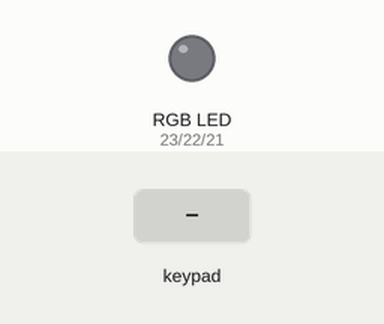
This sketch was run on a simulated ESP32. On the bench: an RGB LED mixed from three pins (HIGH = lit). Inputs (shaded band) come from the test bench. Dim RGB values are drawn brighter than linear.

Above: at 1.6 s.
1.7 s: keypad keys 1 3 1 2 1 4 2 7 pressed 0.4 s apart
At 2.1 s:
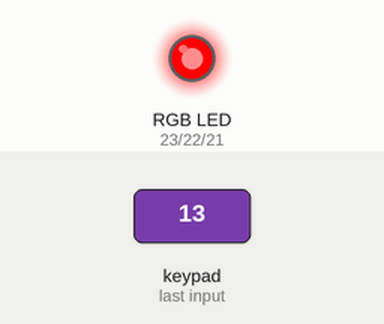
6.4 s: key '1' pressed
At 7.9 s:
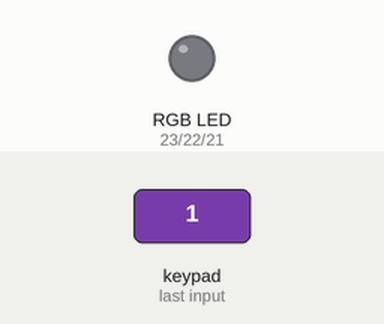
8.4 s: key '2' pressed
At 8.8 s:
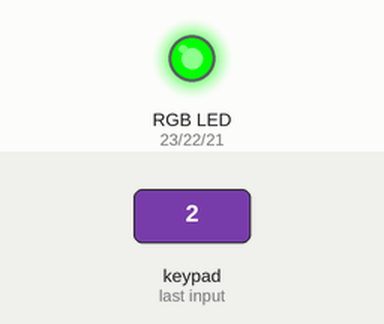
10.4 s: keypad keys 1 3 1 2 1 4 2 7 # pressed 0.4 s apart
At 11.3 s:
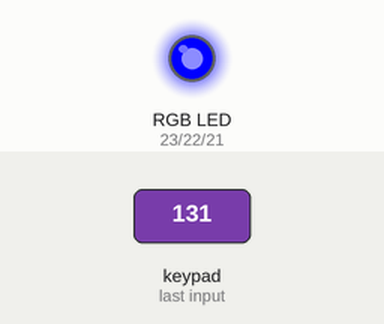
15.5 s: key 'A' pressed
At 15.9 s:
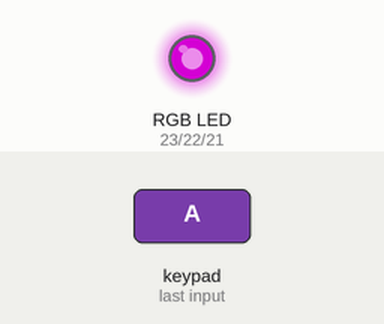
17.5 s: keypad keys 1 3 1 2 1 4 2 7 D pressed 0.4 s apart
At 20.5 s:
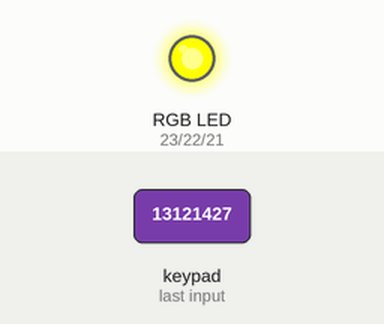
Timing chart, 0 to 23.7 s (numbered marks = the images above; inputs shaded):
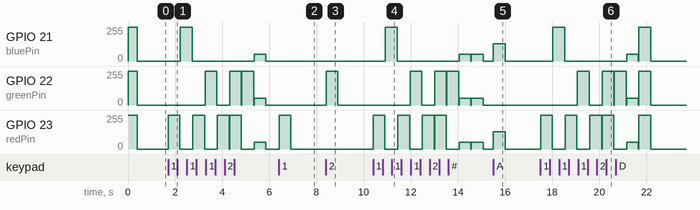

The sketch:

code.ino
```cpp
#include <Keypad.h>

const int redPin = 23;
const int greenPin = 22;
const int bluePin = 21;

const byte ROWS = 4;
const byte COLS = 4;

char keys[ROWS][COLS] = {
  {'1','2','3','A'},
  {'4','5','6','B'},
  {'7','8','9','C'},
  {'*','0','#','D'}
};

byte rowPins[ROWS] = {13, 12, 14, 27};
byte colPins[COLS] = {26, 25, 33, 32};

Keypad keypad = Keypad(makeKeymap(keys), rowPins, colPins, ROWS, COLS);

void setup() {
  Serial.begin(115200);

  pinMode(redPin, OUTPUT);
  pinMode(greenPin, OUTPUT);
  pinMode(bluePin, OUTPUT);

  setRGBColor(255, 255, 255);
  delay(400);
  setRGBColor(0, 0, 0);
}

void loop() {
  char key = keypad.getKey();

  if (key) {
    changeColorForKey(key);
  }
}

void setRGBColor(int red, int green, int blue) {
  analogWrite(redPin, red);
  analogWrite(greenPin, green);
  analogWrite(bluePin, blue);
}

void changeColorForKey(char key) {
  switch (key) {
    case '1':
      setRGBColor(255, 0, 0);
      break;
    case '2':
      setRGBColor(0, 255, 0);
      break;
    case '3':
      setRGBColor(0, 0, 255);
      break;
    case '4':
      setRGBColor(255, 255, 0);
      break;
    case 'A':
      setRGBColor(128, 0, 128);
      break;
    case 'B':
      setRGBColor(0, 255, 255);
      break;
    case 'C':
      setRGBColor(255, 165, 0);
      break;
    case 'D':
      setRGBColor(255, 255, 255);
      break;
    default:
      setRGBColor(50, 50, 50);
      break;
  }

  delay(500);
  setRGBColor(0, 0, 0);
}
```

Measured:
- after the input at 1.7 s, GPIO 21 (bluePin): 0/255 → 255/255 after 0.53 s, → 0/255 0.50 s later, → 50/255 2.6 s later, → 0/255 0.50 s later; GPIO 22 (greenPin): 0/255 → 255/255 after 1.6 s, → 0/255 0.50 s later, → 255/255 0.54 s later, → 50/255 1.0 s later, … (5 changes in this stretch)
- after the input at 6.4 s, GPIO 23 (redPin): 0/255 → 255/255 at once, → 0/255 0.50 s later
- after the input at 8.4 s, GPIO 22 (greenPin): 0/255 → 255/255 at once, → 0/255 0.50 s later
- after the input at 10.4 s, GPIO 21 (bluePin): 0/255 → 255/255 after 0.53 s, → 0/255 0.50 s later, → 50/255 2.6 s later, → 0/255 1.0 s later; GPIO 23 (redPin): 0/255 → 255/255 at once, → 0/255 0.50 s later, → 255/255 0.54 s later, → 0/255 0.50 s later, … (12 changes in this stretch)
- after the input at 15.5 s, GPIO 21 (bluePin), GPIO 23 (redPin): 0/255 → 128/255 at once, → 0/255 0.50 s later
- after the input at 17.5 s, GPIO 21 (bluePin): 0/255 → 255/255 after 0.53 s, → 0/255 0.50 s later, → 50/255 2.6 s later, → 255/255 0.50 s later, … (5 changes in this stretch); GPIO 23 (redPin): 0/255 → 255/255 at once, → 0/255 0.50 s later, → 255/255 0.54 s later, → 0/255 0.50 s later, … (12 changes in this stretch)
